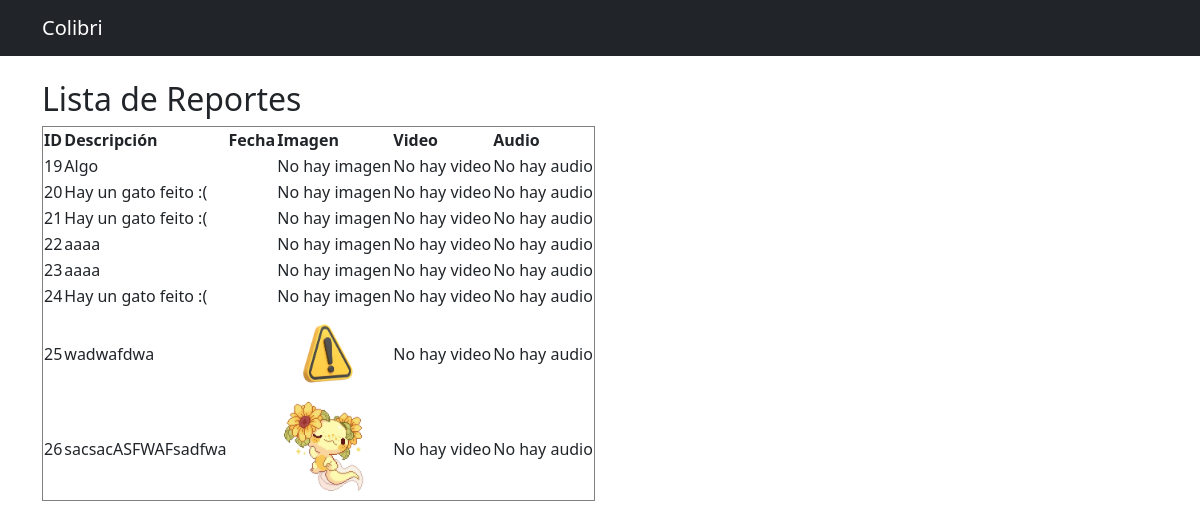
/reportes/lista/, run on the app's committed database.
### reportes/models.py (models this page shows, shortened)
class Reporte(models.Model):
    usuario = models.ForeignKey(User, on_delete=models.CASCADE)
    tipo_reporte = models.ForeignKey(TipoReporte, on_delete=models.CASCADE)
    descripcion = models.TextField()
    fecha_reporte = models.DateTimeField(auto_now_add=True)
    ubicacion = models.CharField(max_length=255, blank=True, null=True)
    alerta_enviada = models.BooleanField(default=False)
    imagen = models.ImageField(upload_to='reportes/imagenes/', blank=True, null=True)
    video = models.FileField(upload_to='reportes/videos/', blank=True, null=True)
    audio = models.FileField(upload_to='reportes/audios/', blank=True, null=True)
    latitud = models.CharField(max_length=50, blank=True, null=True)
    longitud = models.CharField(max_length=50, blank=True, null=True)

### reportes/views.py (the view)
# urls.py: path('lista/', views.ListaReportesView.as_view(), name='lista_reportes'),
class ListaReportesView(ListView):
    model = Reporte
    template_name = 'reportes/lista_reportes.html'
    context_object_name = 'reportes'

### reportes/templates/reportes/lista_reportes.html
{% extends 'reportes/base.html' %}
{% block content %}
<h2>Lista de Reportes</h2>
<table border="1">
    <tr>
        <th>ID</th>
        <th>Descripción</th>
        <th>Fecha</th>
        <th>Imagen</th>
        <th>Video</th>
        <th>Audio</th>
    </tr>
    {% for reporte in reportes %}
    <tr>
        <td>{{ reporte.id }}</td>
        <td>{{ reporte.descripcion }}</td>
        <td>{{ reporte.fecha }}</td>
        <td>
            {% if reporte.imagen %}
                <img src="{{ reporte.imagen.url }}" width="100">
            {% else %}
                No hay imagen
            {% endif %}
        </td>
        <td>
            {% if reporte.video %}
                <a href="{{ reporte.video.url }}" target="_blank">Ver Video</a>
            {% else %}
                No hay video
            {% endif %}
        </td>
        <td>
            {% if reporte.audio %}
                <audio controls>
                    <source src="{{ reporte.audio.url }}" type="audio/mpeg">
                    Tu navegador no soporta audio.
                </audio>
            {% else %}
                No hay audio
            {% endif %}
        </td>
    </tr>
    {% endfor %}
</table>
{% endblock %}

### reportes/templates/reportes/base.html (shortened to what this page needs)
<!DOCTYPE html>
<html lang="es">
<head>
    <link rel="stylesheet" href="https://cdn.jsdelivr.net/npm/bootstrap@5.3.0/dist/css/bootstrap.min.css">
</head>
<body>
    <nav class="navbar navbar-expand-lg navbar-dark bg-dark">
        <div class="container">
            <a class="navbar-brand" href="/">Colibri</a>
        </div>
    </nav>
    <div class="container mt-4">
        {% block content %}{% endblock %}
    </div>
</body>
</html>

### data on the page
Reporte: id "19", descripcion "Algo", imagen "No hay imagen", video "No hay video", audio "No hay audio"
Reporte: id "20", descripcion "Hay un gato feito :(", imagen "No hay imagen", video "No hay video", audio "No hay audio"
Reporte: id "21", descripcion "Hay un gato feito :(", imagen "No hay imagen", video "No hay video", audio "No hay audio"
Reporte: id "22", descripcion "aaaa", imagen "No hay imagen", video "No hay video", audio "No hay audio"
Reporte: id "23", descripcion "aaaa", imagen "No hay imagen", video "No hay video", audio "No hay audio"
Reporte: id "24", descripcion "Hay un gato feito :(", imagen "No hay imagen", video "No hay video", audio "No hay audio"
Reporte: id "25", descripcion "wadwafdwa", imagen (picture), video "No hay video", audio "No hay audio"
Reporte: id "26", descripcion "sacsacASFWAFsadfwa", imagen (picture), video "No hay video", audio "No hay audio"
